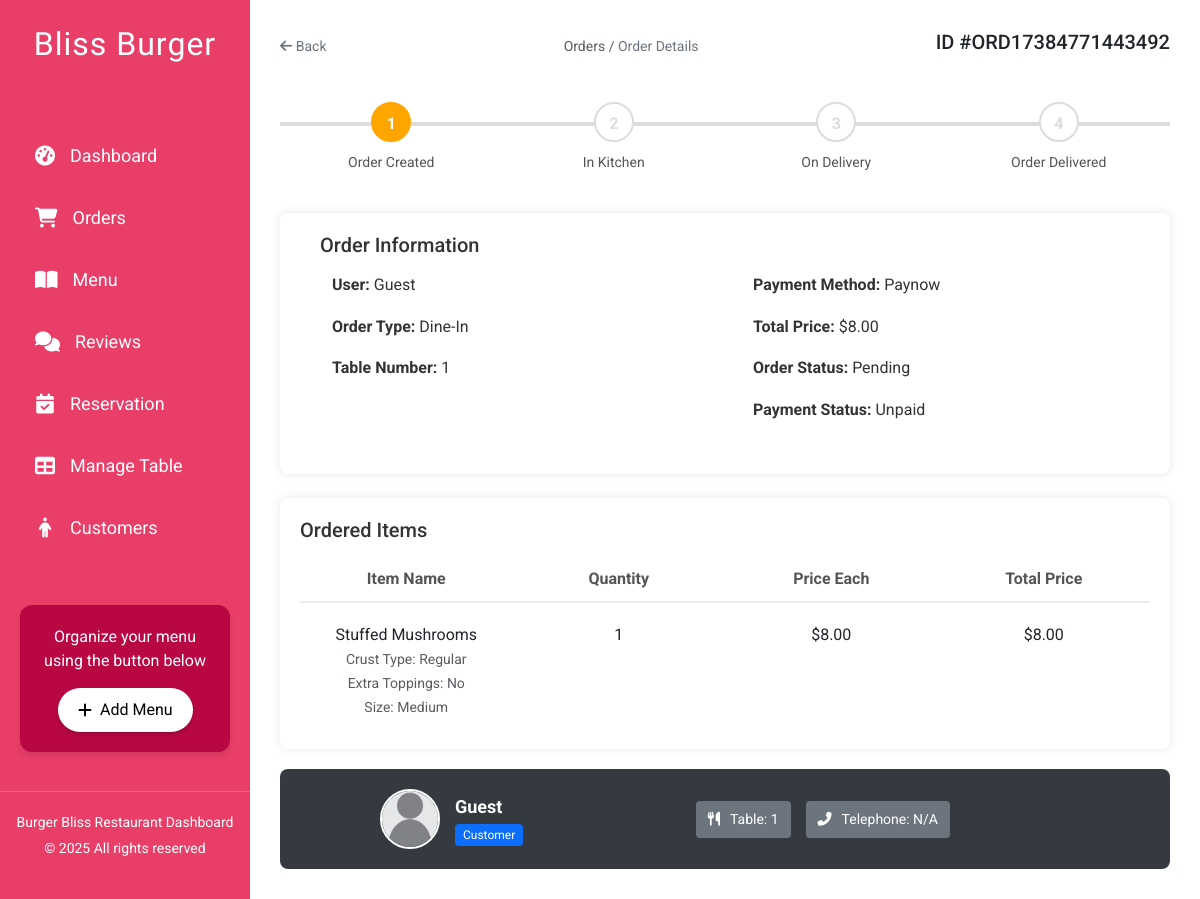
/php_admin/admin_order_details.php?order_id=13, run on the app's committed database.
### tables this page shows
CREATE TABLE `orders` (
  `id` int(11) NOT NULL,
  `order_id` varchar(25) DEFAULT NULL,
  `user_id` int(11) DEFAULT NULL,
  `payment_method` varchar(50) DEFAULT NULL,
  `order_type` enum('dine_in','takeaway') NOT NULL,
  `table_number` varchar(10) DEFAULT NULL,
  `address` varchar(255) DEFAULT NULL,
  `total_price` decimal(10,2) DEFAULT NULL,
  `created_at` timestamp NOT NULL DEFAULT current_timestamp(),
  `order_status` varchar(50) DEFAULT 'Pending',
  `payment_status` varchar(50) DEFAULT 'Unpaid'
);

CREATE TABLE `order_items` (
  `id` int(11) NOT NULL,
  `order_id` int(11) NOT NULL,
  `item_name` varchar(100) NOT NULL,
  `quantity` int(11) NOT NULL,
  `price_each` decimal(10,2) NOT NULL,
  `total_price` decimal(10,2) NOT NULL,
  `customizations` text DEFAULT NULL
);

### php_admin/admin_order_details.php (the view, shortened to what this page needs)
<?php
include 'db_connection.php';
$order_id = intval($_GET['order_id']);
$order_sql = "SELECT orders.*, users.username, users.phone, users.profile_picture FROM orders
             LEFT JOIN users ON orders.user_id = users.id
             WHERE orders.id = ?";
$stmt = $conn->prepare($order_sql);
$stmt->bind_param("i", $order_id);
$stmt->execute();
$order_result = $stmt->get_result();
$order = $order_result->fetch_assoc();
$items_sql = "SELECT * FROM order_items WHERE order_id = ?";
$stmt_items = $conn->prepare($items_sql);
$stmt_items->bind_param("i", $order_id);
$stmt_items->execute();
$items_result = $stmt_items->get_result();
$progress_steps = [
    1 => 'Order Created',
    2 => 'In Kitchen',
    3 => 'On Delivery',
    4 => 'Order Delivered'
];
$status_mapping = [
    'Pending'     => 1,
    'Preparing'   => 2,
    'Delivering'  => 3,
    'Completed'   => 4,
    'Cancelled'   => 0
];
$current_step = isset($status_mapping[$order['order_status']]) ? $status_mapping[$order['order_status']] : 0;
?>
<!DOCTYPE html>
<html lang="en">
<head>
    <link rel="stylesheet" href="https://cdnjs.cloudflare.com/ajax/libs/font-awesome/6.4.0/css/all.min.css"/>
    <link rel="stylesheet" href="../css/admin_navbar.css">
    <link rel="stylesheet" href="../css/admin_order_details.css">
    <link href="https://cdn.jsdelivr.net/npm/bootstrap@5.3.0/dist/css/bootstrap.min.css" rel="stylesheet">
</head>
<body>
    <?php include "admin_navbar.php"?>
    <div class="main-content container-fluid">
        <div class="top-bar">
            <a href="admin_orders.php" class="breadcrumb-link"><i class="fas fa-arrow-left"></i> Back</a>
            <div>
                <span class="breadcrumb-link text-muted">Orders / </span>
                <span class="breadcrumb-link">Order Details</span>
            </div>
            <div>
                <h5> ID #<?php echo htmlspecialchars($order['order_id'] ?? ''); ?></h5>
            </div>
        </div>
        <div class="progressbar">
            <?php foreach ($progress_steps as $step_number => $label): ?>
                <div class="step <?php echo ($current_step >= $step_number) ? 'active' : ''; ?>">
                    <div class="circle"><?php echo $step_number; ?></div>
                    <div class="label"><?php echo $label; ?></div>
                </div>
            <?php endforeach; ?>
        </div>
        <div class="order-summary">
            <h5 style="margin-left: 20px;">Order Information</h5>
            <div class="row" style="margin-left: 20px;">
                <div class="col-md-6 mb-3">
                    <p><strong>User:</strong> <?php echo !empty($order['username']) ? htmlspecialchars($order['username']) : 'Guest'; ?></p>
                    <p><strong>Order Type:</strong> <?php echo ($order['order_type'] === 'dine_in') ? 'Dine-In' : 'Takeaway'; ?></p>
                    <?php if ($order['order_type'] === 'dine_in' && !empty($order['table_number'])): ?>
                        <p><strong>Table Number:</strong> <?php echo htmlspecialchars($order['table_number']); ?></p>
                    <?php elseif ($order['order_type'] === 'takeaway' && !empty($order['address'])): ?>
                        <p><strong>Address:</strong> <?php echo htmlspecialchars($order['address']); ?></p>
                    <?php endif; ?>
                </div>
                <div class="col-md-6 mb-3">
                    <p><strong>Payment Method:</strong> <?php echo htmlspecialchars(ucfirst($order['payment_method'] ?? '')); ?></p>
                    <p><strong>Total Price:</strong> $<?php echo number_format($order['total_price'] ?? 0, 2); ?></p>
                    <p><strong>Order Status:</strong> <?php echo htmlspecialchars($order['order_status'] ?? ''); ?></p>
                    <p><strong>Payment Status:</strong> <?php echo htmlspecialchars($order['payment_status'] ?? ''); ?></p>
                </div>
            </div>
        </div>
        <div class="order-summary mt-4">
            <h5>Ordered Items</h5>
            <div class="order-items">
                <div class="order-item header-row">
                    <div>Item Name</div>
                    <div>Quantity</div>
                    <div>Price Each</div>
                    <div>Total Price</div>
                </div>
                <?php if ($items_result->num_rows > 0): ?>
                    <?php while($item = $items_result->fetch_assoc()): ?>
                        <div class="order-item">
                            <div>
                                <?php
                                    echo htmlspecialchars($item['item_name'] ?? '');
                                    $customizations = json_decode($item['customizations'], true);
                                    if ($customizations && is_array($customizations)) {
                                        echo "<br><small class='text-muted'>";
                                        foreach ($customizations as $key => $value) {
                                            echo htmlspecialchars($key) . ": " . htmlspecialchars($value) . "<br>";
                                        }
                                        echo "</small>";
                                    }
                                ?>
                            </div>
                            <div><?php echo htmlspecialchars($item['quantity'] ?? ''); ?></div>
                            <div>$<?php echo number_format($item['price_each'] ?? 0, 2); ?></div>
                            <div>$<?php echo number_format($item['total_price'] ?? 0, 2); ?></div>
                        </div>
                    <?php endwhile; ?>
                <?php else: ?>
                    <div class="text-center">No items found for this order.</div>
                <?php endif; ?>
            </div>
        </div>
        <div class="user-info-panel">
            <div class="user-info-left">
                <?php
                    $is_guest = empty($order['username']);
                    $profile_picture = $is_guest ? '../images/empty_pfp.png' : ( !empty($order['profile_picture']) ? htmlspecialchars($order['profile_picture']) : '../images/empty_pfp.png' );
                ?>
                <img src="<?php echo $profile_picture; ?>" alt="">
                <div class="user-details">
                    <span class="username"><?php echo $is_guest ? 'Guest' : htmlspecialchars($order['username']); ?></span>
                    <?php if (!$is_guest || $is_guest): ?>
                        <span class="customer-tag">Customer</span>
                    <?php endif; ?>
                </div>
            </div>
            <div class="user-info-right">
                <?php if ($order['order_type'] === 'dine_in'): ?>
                    <div class="phone-box">
                        <i class="fas fa-utensils"></i> Table: <?php echo htmlspecialchars($order['table_number']); ?>
                    </div>
                <?php elseif ($order['order_type'] === 'takeaway'): ?>
                    <div class="phone-box">
                        <i class="fas fa-map-marker-alt"></i> Address: <?php echo htmlspecialchars($order['address']); ?>
                    </div>
                <?php endif; ?>
                <?php if (!empty($order['phone'])): ?>
                    <div class="phone-box">
                        <i class="fas fa-phone-alt"></i> Telephone: <?php echo htmlspecialchars($order['phone']); ?>
                    </div>
                <?php else: ?>
                    <div class="phone-box">
                        <i class="fas fa-phone-alt"></i> Telephone: N/A
                    </div>
                <?php endif; ?>
            </div>
        </div>
    </div>
</body>
</html>

### css/admin_navbar.css (style rules this page uses)
* { margin: 0; padding: 0; box-sizing: border-box; }
:root { --sidebar-bg: #e93e68; --sidebar-hover: #ff69b4; --button-bg: #ffffff; --button-hover: #ff1493; --font-primary: 'Roboto', sans-serif; --font-secondary: 'Lobster', cursive; --text-color: #ffffff; --accent-color: #b90743; --transition-speed: 0.3s; --box-shadow: 0 4px 6px rgba(0, 0, 0, 0.1); }
body { font-family: var(--font-primary); display: flex; min-height: 100vh; background-color: #f5f5f5; animation: fadeIn 1s ease-in-out; }
.main-content { flex: 1; padding: 30px; background-color: #ffffff; box-shadow: -2px 0 5px rgba(0,0,0,0.1); transition: margin-left var(--transition-speed); animation: mainContentFadeIn 1s ease-in-out; }
.main-content p { font-size: 16px; color: #333333; line-height: 1.6; opacity: 0; transform: translateY(20px); animation: fadeInUp 0.5s forwards; animation-delay: 1.5s; }

### css/admin_order_details.css (style rules this page uses)
body { font-family: 'Roboto', sans-serif; background-color: #f8f9fa; }
.main-content { padding: 20px; }
.progressbar { display: flex; justify-content: space-between; position: relative; margin: 40px 0; }
.progressbar::before { content: ''; position: absolute; top: 20px; left: 0; width: 100%; height: 4px; background-color: #dcdcdc; z-index: 0; }
.step { position: relative; text-align: center; z-index: 1; flex: 1; }
.step .circle { width: 40px; height: 40px; border-radius: 50%; background-color: white; border: 2px solid #dcdcdc; margin: 0 auto; line-height: 40px; color: #dcdcdc; font-weight: bold; transition: background-color 0.3s, border-color 0.3s, color 0.3s; }
.step.active .circle { background-color: orange; border-color: orange; color: white; }
.step .label { margin-top: 10px; font-size: 14px; color: #555; }
.order-summary { background-color: #ffffff; padding: 20px; border-radius: 8px; box-shadow: 0 0 10px rgba(0, 0, 0, 0.1); }
.order-summary h5 { margin-bottom: 15px; color: #333; }
.order-items { display: flex; flex-direction: column; gap: 10px; }
.order-item { display: flex; justify-content: space-between; padding: 10px 0; border-bottom: 1px solid #e9ecef; }
.order-item:last-child { border-bottom: none; }
.order-item div { flex: 1; text-align: center; }
.header-row { font-weight: bold; color: #555; background-color: white !important; border-bottom: 2px solid #e9ecef; }
.top-bar { display: flex; justify-content: space-between; align-items: center; margin-bottom: 20px; }
.breadcrumb-link { color: #6c757d; text-decoration: none; font-size: 14px; }
.user-info-panel { background-color: #343a40; color: #ffffff; padding: 20px; border-radius: 8px; display: flex; align-items: center; justify-content: space-between; margin-top: 20px; }
.user-info-left { display: flex; align-items: center; gap: 15px; margin-left: 80px; }
.user-info-left img { width: 60px; height: 60px; border-radius: 50%; object-fit: cover; border: 2px solid #ffffff; }
.user-details { display: flex; flex-direction: column; }
.user-details .username { font-size: 18px; font-weight: bold; }
.customer-tag { display: inline-block; background-color: #0d6efd; color: #ffffff; padding: 2px 8px; border-radius: 4px; font-size: 12px; margin-top: 4px; }
.user-info-right { display: flex; align-items: center; gap: 15px; margin-right: 200px; }
.phone-box { background-color: #6c757d; color: #ffffff; padding: 8px 12px; border-radius: 4px; display: flex; align-items: center; gap: 5px; font-size: 14px; }
.phone-box i { margin-right: 5px; }

### data on the page
orders: order "ORD17384771443492", table_number "1", payment_method "Paynow", total_price "8.00", order_status "Pending", payment_status "Unpaid"
order_items: item_name "Stuffed Mushrooms", key "Crust Type", customizations "Regular", key "Extra Toppings", customizations "No", key "Size", customizations "Medium", quantity "1", price_each "8.00", total_price "8.00"

### other printed values
$step_number "1"
$label "Order Created"
$step_number "2"
$label "In Kitchen"
$step_number "3"
$label "On Delivery"
$step_number "4"
$label "Order Delivered"
